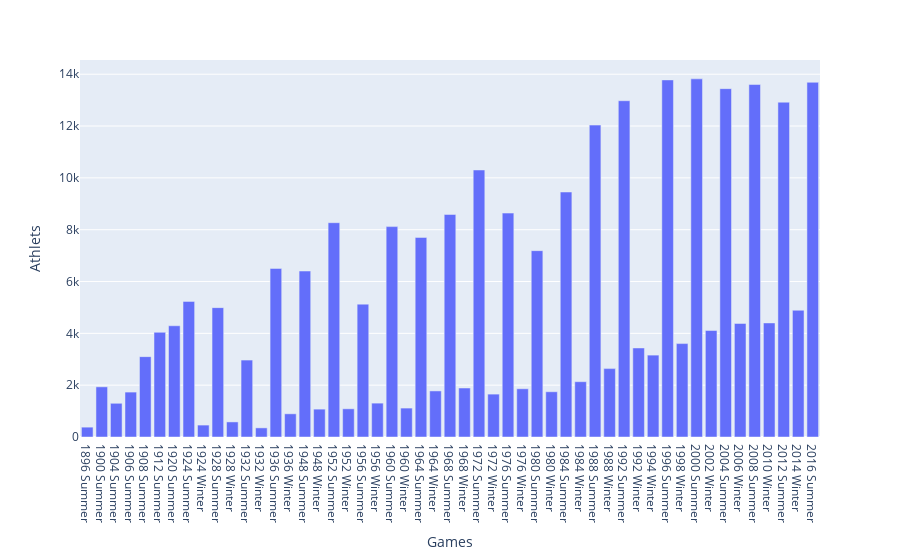

Notebook source saved alongside this figure:
### Code cell
import plotly.express as px

fig = px.bar(participants, x='Games', y='Athlets')
fig.show()

### Figure 1 — Plotly figure (JSON) as saved in the notebook; plotly's stock layout.template omitted (floating-point values rounded to 4 significant figures)
{"data": [{"alignmentgroup": "True", "hovertemplate": "Games=%{x}<br>Athlets=%{y}<extra></extra>", "legendgroup": "", "marker": {"color": "#636efa", "pattern": {"shape": ""}}, "name": "", "offsetgroup": "", "orientation": "v", "showlegend": false, "textposition": "auto", "type": "bar", "x": ["1896 Summer", "1900 Summer", "1904 Summer", "1906 Summer", "1908 Summer", "1912 Summer", "1920 Summer", "1924 Summer", "1924 Winter", "1928 Summer", "1928 Winter", "1932 Summer", "1932 Winter", "1936 Summer", "1936 Winter", "1948 Summer", "1948 Winter", "1952 Summer", "1952 Winter", "1956 Summer", "1956 Winter", "1960 Summer", "1960 Winter", "1964 Summer", "1964 Winter", "1968 Summer", "1968 Winter", "1972 Summer", "1972 Winter", "1976 Summer", "1976 Winter", "1980 Summer", "1980 Winter", "1984 Summer", "1984 Winter", "1988 Summer", "1988 Winter", "1992 Summer", "1992 Winter", "1994 Winter", "1996 Summer", "1998 Winter", "2000 Summer", "2002 Winter", "2004 Summer", "2006 Winter", "2008 Summer", "2010 Winter", "2012 Summer", "2014 Winter", "2016 Summer"], "xaxis": "x", "y": [380, 1936, 1301, 1733, 3101, 4040, 4292, 5233, 460, 4992, 582, 2969, 352, 6506, 895, 6405, 1075, 8270, 1088, 5127, 1307, 8119, 1116, 7702, 1778, 8588, 1891, 10304, 1655, 8641, 1861, 7191, 1746, 9454, 2134, 12037, 2639, 12977, 3436, 3160, 13780, 3605, 13821, 4109, 13443, 4382, 13602, 4402, 12920, 4891, 13688], "yaxis": "y"}], "layout": {"barmode": "relative", "legend": {"tracegroupgap": 0}, "margin": {"t": 60}, "xaxis": {"anchor": "y", "domain": [0.0, 1.0], "title": {"text": "Games"}}, "yaxis": {"anchor": "x", "domain": [0.0, 1.0], "title": {"text": "Athlets"}}}}
